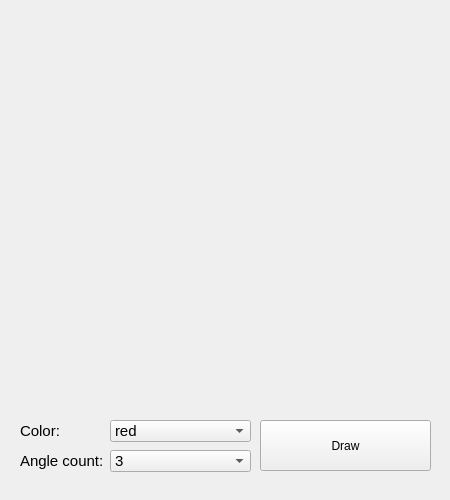
<?xml version="1.0" encoding="UTF-8"?>
<ui version="4.0">
 <class>Widget</class>
 <widget class="QWidget" name="Widget">
  <property name="geometry">
   <rect>
    <x>0</x>
    <y>0</y>
    <width>450</width>
    <height>500</height>
   </rect>
  </property>
  <property name="windowTitle">
   <string>Widget</string>
  </property>
  <widget class="QPushButton" name="DrawButton">
   <property name="geometry">
    <rect>
     <x>260</x>
     <y>420</y>
     <width>171</width>
     <height>51</height>
    </rect>
   </property>
   <property name="text">
    <string>Draw</string>
   </property>
  </widget>
  <widget class="QComboBox" name="ColorCB">
   <property name="geometry">
    <rect>
     <x>110</x>
     <y>420</y>
     <width>141</width>
     <height>22</height>
    </rect>
   </property>
   <property name="font">
    <font>
     <pointsize>11</pointsize>
    </font>
   </property>
   <item>
    <property name="text">
     <string>red</string>
    </property>
   </item>
   <item>
    <property name="text">
     <string>green</string>
    </property>
   </item>
   <item>
    <property name="text">
     <string>blue</string>
    </property>
   </item>
   <item>
    <property name="text">
     <string>brown</string>
    </property>
   </item>
   <item>
    <property name="text">
     <string>yellow</string>
    </property>
   </item>
   <item>
    <property name="text">
     <string>black</string>
    </property>
   </item>
   <item>
    <property name="text">
     <string>white</string>
    </property>
   </item>
   <item>
    <property name="text">
     <string>purple</string>
    </property>
   </item>
  </widget>
  <widget class="QLabel" name="ColorLabel">
   <property name="geometry">
    <rect>
     <x>20</x>
     <y>420</y>
     <width>47</width>
     <height>21</height>
    </rect>
   </property>
   <property name="font">
    <font>
     <pointsize>11</pointsize>
    </font>
   </property>
   <property name="text">
    <string>Color:</string>
   </property>
  </widget>
  <widget class="QComboBox" name="AngleCountCB">
   <property name="geometry">
    <rect>
     <x>110</x>
     <y>450</y>
     <width>141</width>
     <height>22</height>
    </rect>
   </property>
   <property name="font">
    <font>
     <pointsize>11</pointsize>
    </font>
   </property>
   <item>
    <property name="text">
     <string>3</string>
    </property>
   </item>
   <item>
    <property name="text">
     <string>4</string>
    </property>
   </item>
   <item>
    <property name="text">
     <string>5</string>
    </property>
   </item>
   <item>
    <property name="text">
     <string>6</string>
    </property>
   </item>
   <item>
    <property name="text">
     <string>7</string>
    </property>
   </item>
   <item>
    <property name="text">
     <string>8</string>
    </property>
   </item>
   <item>
    <property name="text">
     <string>9</string>
    </property>
   </item>
   <item>
    <property name="text">
     <string>10</string>
    </property>
   </item>
   <item>
    <property name="text">
     <string>11</string>
    </property>
   </item>
   <item>
    <property name="text">
     <string>12</string>
    </property>
   </item>
   <item>
    <property name="text">
     <string>13</string>
    </property>
   </item>
   <item>
    <property name="text">
     <string>14</string>
    </property>
   </item>
   <item>
    <property name="text">
     <string>15</string>
    </property>
   </item>
   <item>
    <property name="text">
     <string>16</string>
    </property>
   </item>
  </widget>
  <widget class="QLabel" name="AngleCountLabel">
   <property name="geometry">
    <rect>
     <x>20</x>
     <y>450</y>
     <width>91</width>
     <height>21</height>
    </rect>
   </property>
   <property name="font">
    <font>
     <pointsize>11</pointsize>
    </font>
   </property>
   <property name="text">
    <string>Angle count:</string>
   </property>
  </widget>
 </widget>
 <resources/>
 <connections/>
</ui>
